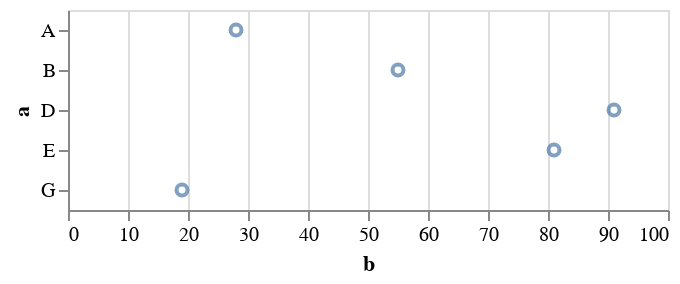

The notebook cell this image was saved under:
### Code cell
chart_json = """
{
  "$schema": "https://vega.github.io/schema/vega-lite/v5.json",
  "description": "A scatter plot with a custom dataset.",
  "data": {
    "values": [
      {"a": "A", "b": 28}, {"a": "B", "b": 55},
      {"a": "D", "b": 91}, {"a": "E", "b": 81},
      {"a": "G", "b": 19}
    ]
  },
  "mark": "point",
  "encoding": {
    "x": {"field": "b", "type": "quantitative"},
      "y": {"field": "a", "type": "nominal"}
  }
}
"""

chart_data.invoke(chart_json)

### Figure 1 — Vega-Lite specification as saved in the notebook (floating-point values rounded to 4 significant figures)
{"config": {"view": {"continuousWidth": 300, "continuousHeight": 300}}, "data": {"name": "data-a0ae6b31095a718395e5a78d1e14f576"}, "mark": "point", "description": "A scatter plot with a custom dataset.", "encoding": {"x": {"field": "b", "type": "quantitative"}, "y": {"field": "a", "type": "nominal"}}, "$schema": "https://vega.github.io/schema/vega-lite/v5.json", "datasets": {"data-a0ae6b31095a718395e5a78d1e14f576": [{"a": "A", "b": 28}, {"a": "B", "b": 55}, {"a": "D", "b": 91}, {"a": "E", "b": 81}, {"a": "G", "b": 19}]}}
